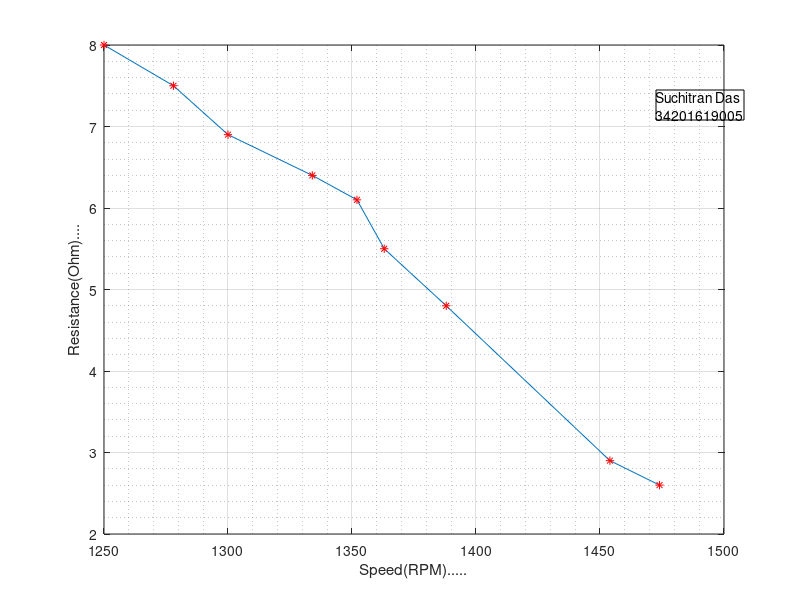

Write MATLAB code to recreate this figure.
Speed = [1474 1454 1388 1363 1352 1334 1300 1278 1250];
Resistance = [2.6 2.9 4.8 5.5 6.1 6.4 6.9 7.5 8];
plot (Speed,Resistance)
xlabel('Speed(RPM).....')
ylabel('Resistance(Ohm)....')
hold on
plot (Speed,Resistance,'r*')
dim = [0.82,0.8,0.1,0.1]; 
str = {'Suchitran Das','34201619005'}; 
annotation ('textbox' , dim , 'String' , str, 'FitBoxToText' , 'on')
grid on
grid minor